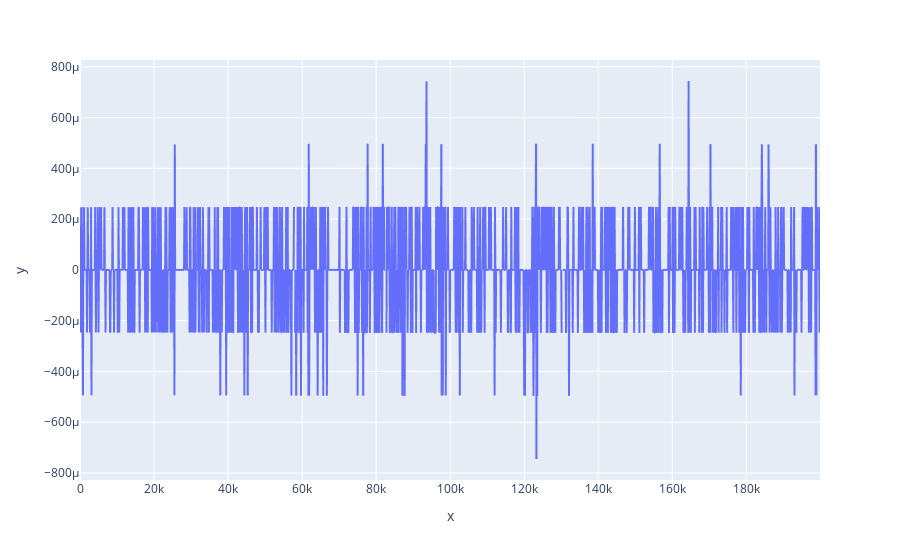

Source (notebook cell):
### Code cell
return_windows = [1, 2, 5, 10, 15, 20, 30, 50, 100]

px.line(x=kelp_data['timestamp'], y=kelp_data['mm_price'].pct_change(fill_method=None))

### Figure 1 — Plotly figure (JSON) as saved in the notebook; plotly's stock layout.template omitted (floating-point values rounded to 4 significant figures; data arrays with more than 128 entries replaced by an {"elided": "..."} marker saying what was removed)
{"data": [{"hovertemplate": "x=%{x}<br>y=%{y}<extra></extra>", "legendgroup": "", "line": {"color": "#636efa", "dash": "solid"}, "marker": {"symbol": "circle"}, "mode": "lines", "name": "", "showlegend": false, "type": "scattergl", "x": {"elided": "2000 int values"}, "xaxis": "x", "y": {"elided": "2000 float values"}, "yaxis": "y"}], "layout": {"legend": {"tracegroupgap": 0}, "margin": {"t": 60}, "xaxis": {"anchor": "y", "domain": [0, 1], "title": {"text": "x"}}, "yaxis": {"anchor": "x", "domain": [0, 1], "title": {"text": "y"}}}}
